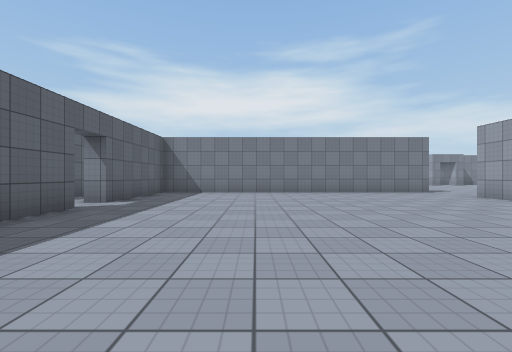
View 1 (above)

18 first-person views from a walk through a 3-D level made in the Unity game engine. The camera is 1.2 m above the floor, looks level and sees 90° across. The floor is counted in squares, 2 m on a side. Each view is taken from the middle of a square. On the plan, view 1 faces up. The plan holds only what a view shows up to about 9 squares ahead; the rest is blank. The place goes on beyond the plan. The player is left out. Door leaves are left out, so doorways stand open. Surface patterns are stand-ins for the level's own textures.

View 2
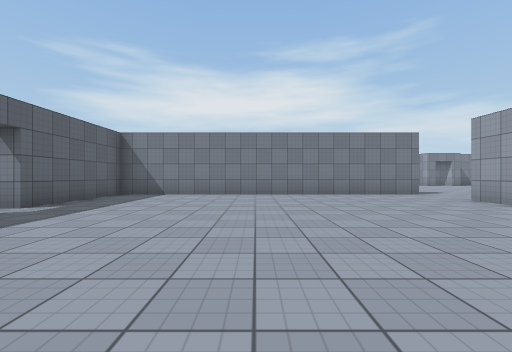

View 3
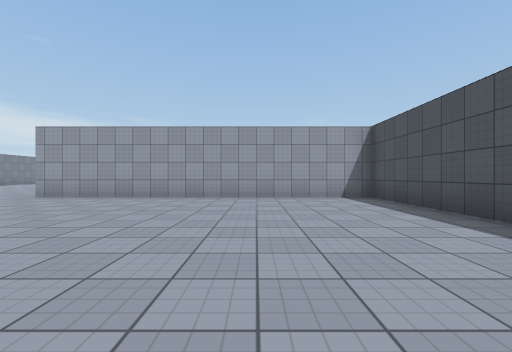

View 4
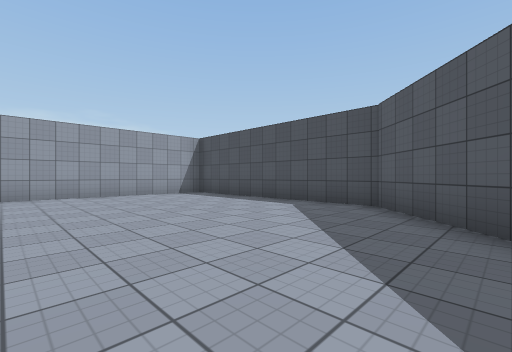

View 5
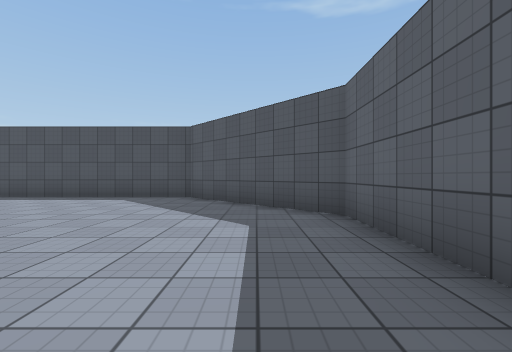

View 6
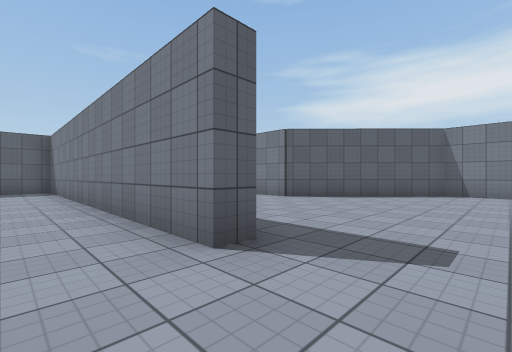

View 7
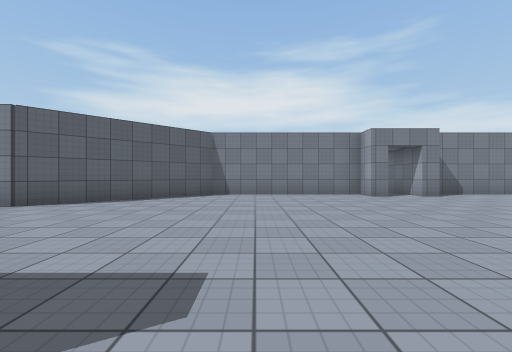

View 8
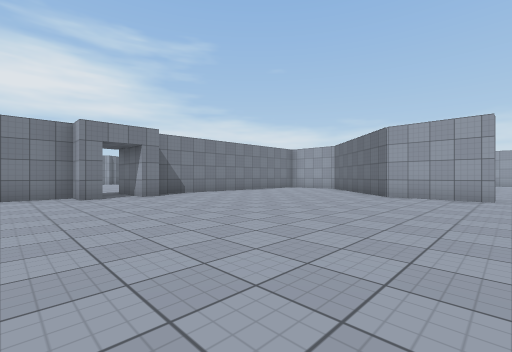

View 9
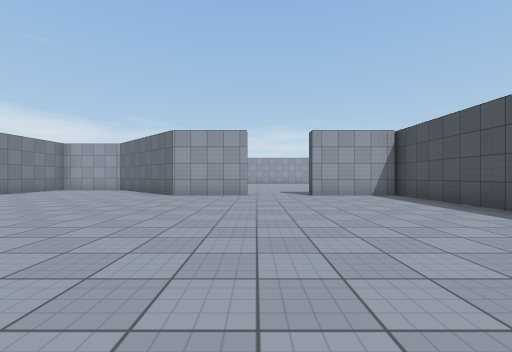

View 10
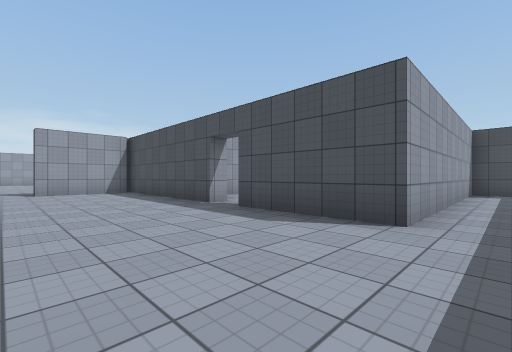

View 11
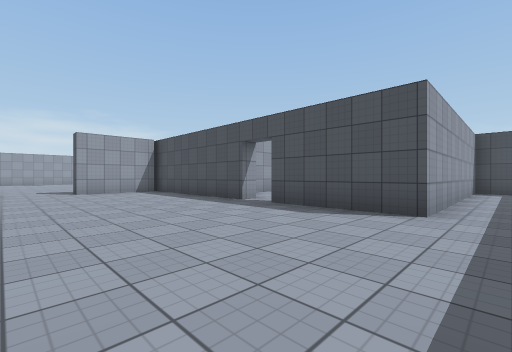

View 12
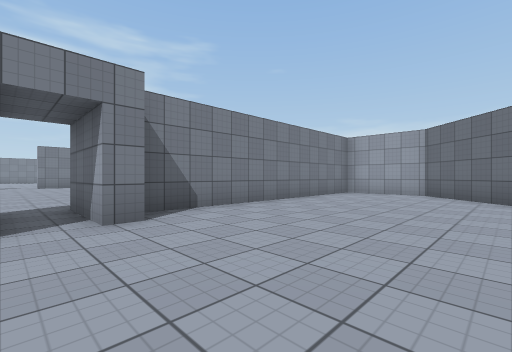

View 13
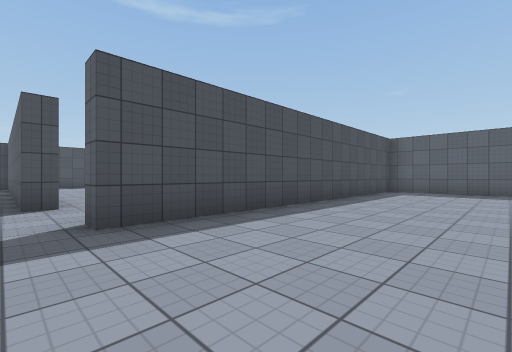

View 14
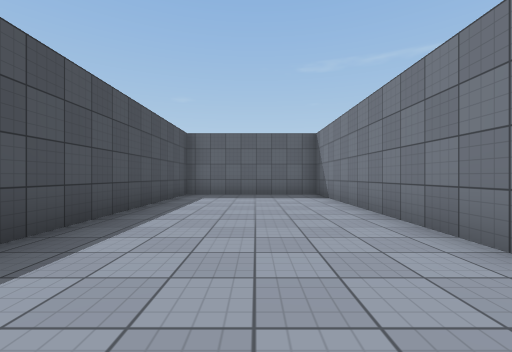

View 15
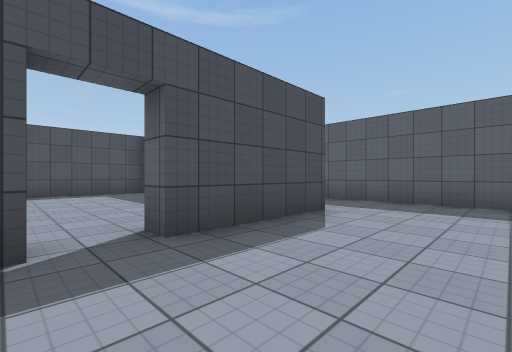

View 16
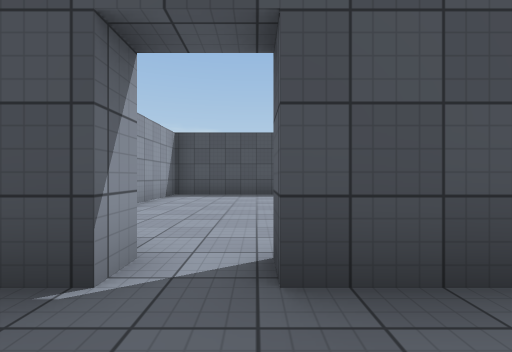

View 17
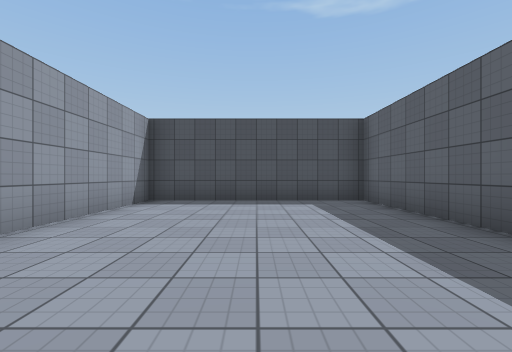

View 18
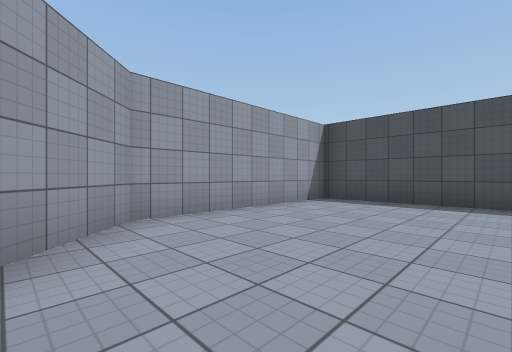

### Floor plan
Points are (right, up) in squares from view 1. A wall is a line through its corners. A room is listed if a view was taken in it or the views show most of it. See-through windows are left out.
Room 1 (views 1, 2, 3, 4, 5)
walls: (-3.4, 4.7) (-3.4, 1.1) (-0.1, -2.3) (6.3, -2.3) (6.3, 7.3); (6.3, 9.3) (-3.4, 9.3) (-3.4, 5.7)
ways out: open door at (6.5, 8.5) to room 2
Room 2 (views 6, 7, 8, 9, 10, 11, 12, 13, 14, 15, 16)
walls: (12, 16.5) (11.4, 16.5) (11.4, 17.2) (6.6, 17.2) (3.2, 14) (-3.4, 14) (-3.4, 9.8) (6.3, 9.8) (6.3, 9.3); (6.7, 7.3) (6.7, 0.9); (13.5, 16.5) (12.9, 16.5) (12.9, 18.5); (12.9, 4.6) (18.1, 4.6); (17.8, 9.2) (17.8, 11.5) (21, 14.8) (21, 16.7); (17.8, 4.7) (17.8, 7.3); (20.5, 17.2) (13.6, 17.2); (8, -2.3) (8.9, -2.3) (8.9, 4.6) (11.9, 4.6)
ways out: open door at (6.5, 8.5) to room 1; opening at (12, 5) to room 3; open door at (18, 8.5)
Room 3 (views 17, 18)
walls: (9.4, 1.4) (9.4, -2.3) (14.6, -2.3) (14.6, 2.8) (13.4, 4); (12.9, 4.1) (12.9, 4.6); (11.9, 4.6) (11.9, 4.1)
ways out: opening at (12, 5) to room 2

Positions as (right, up) in squares from view 1, and headings:
1: (0, 0), facing up
2: (1, 1), facing up
3: (-1, 1), facing right
4: (-2, 3), facing down-right
5: (-2, 5), facing down
6: (8, 8), facing up-left
7: (8, 9), facing up
8: (10, 9), facing up-right
9: (10, 9), facing right
10: (8, 8), facing down-right
11: (8, 9), facing down-right
12: (12, 13), facing up-right
13: (7, 13), facing down-left
14: (5, 12), facing left
15: (13, 7), facing down-left
16: (12, 6), facing down
17: (12, 4), facing down
18: (11, 4), facing down-right
